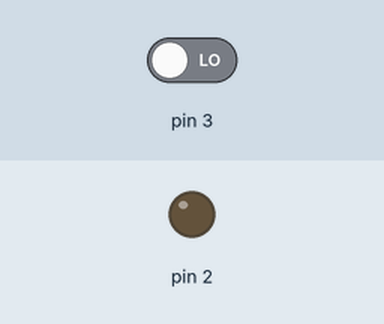
The sketch below on a simulated Arduino Uno, built with avr-gcc and run on an emulated ATmega328P. Parts: output pins drawn as LEDs (lit = HIGH). The inputs (shaded band) are chosen by the test bench; at power-on: pin 3 LOW.

Above: at 1.2 s.
1.3 s: pin 3 driven HIGH
At 1.9 s:
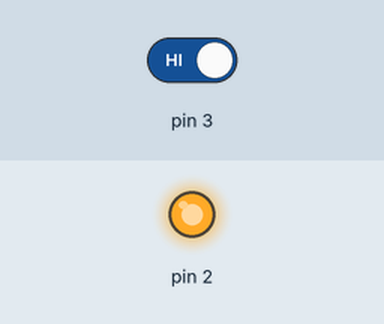
2.8 s: pin 3 driven LOW
At 3.1 s:
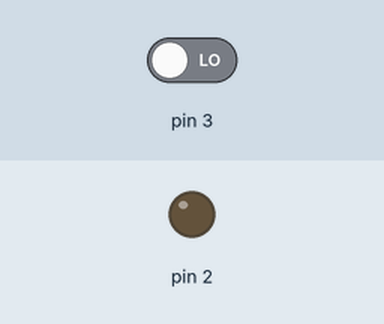
Timing chart, 0 to 5.8 s (numbered marks = the images above; inputs shaded):
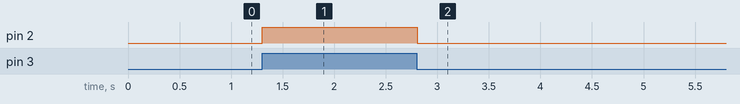

The sketch:

codigo.ino
```cpp
void setup()
{
  pinMode(3, INPUT);
  pinMode(2, OUTPUT);
}

void loop()
{
  int var = digitalRead(3);
  digitalWrite(2, var);
  delay(10);
}
```

Measured:
- after the input at 1.3 s, pin 2: LOW → HIGH at once
- after the input at 2.8 s, pin 2: HIGH → LOW at once
